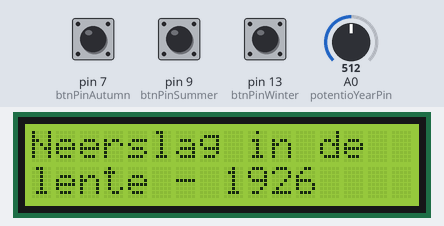
A sketch run on a simulated Arduino Uno, built with avr-gcc and run on an emulated ATmega328P. On the bench: 16×2 character LCD. Inputs (shaded band) come from the test bench; at power-on: pin 7 (btnPinAutumn) HIGH, pin 9 (btnPinSummer) HIGH, pin 13 (btnPinWinter) HIGH, A0 (potentioYearPin) = 512. What the sketch prints to the serial monitor is not drawn.

Above: at 2.1 s.
2.2 s: pin 7 (btnPinAutumn) pulled LOW for 3.2 s
At 5.4 s:
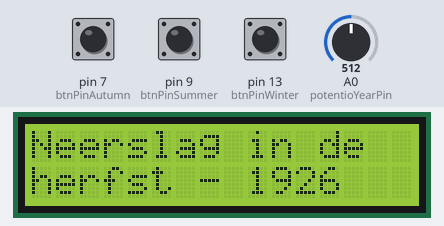
6.9 s: pin 9 (btnPinSummer) pulled LOW for 0.9 s
At 10.0 s:
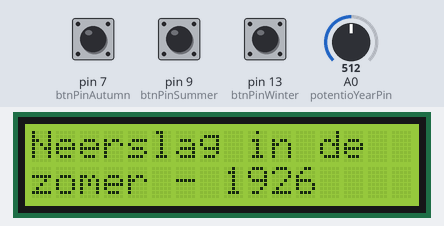
10.7 s: pin 13 (btnPinWinter) pulled LOW for 0.9 s
At 13.5 s:
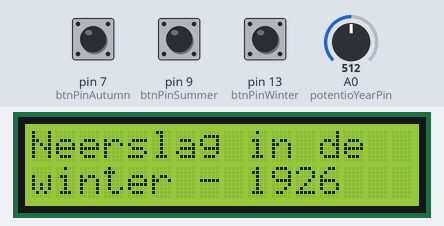
13.8 s: A0 (potentioYearPin) set to 716
At 15.8 s:
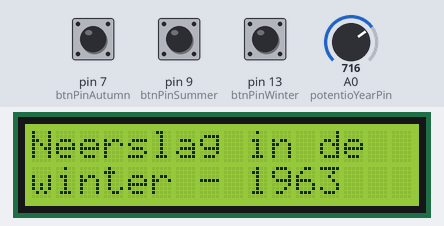
16.8 s: pin 7 (btnPinAutumn) pulled LOW for 0.9 s
At 19.3 s:
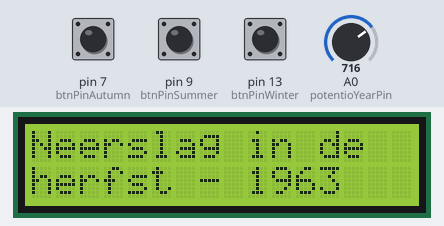
19.9 s: A0 (potentioYearPin) set to 900
At 22.8 s:
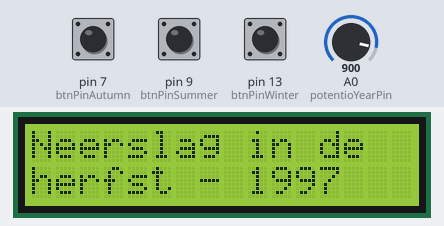
Timing chart, 0 to 24.0 s (numbered marks = the images above; inputs shaded):
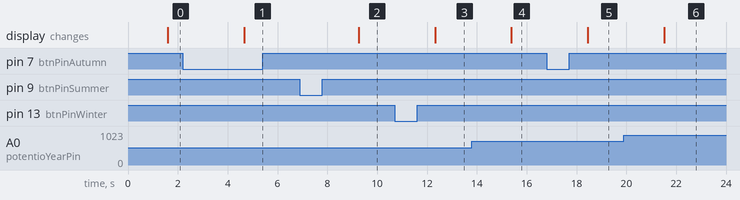

Measured:
- after the input at 2.2 s, the display: changes after 2.5 s (image 1)
- after the input at 6.9 s, the display: changes after 2.4 s (image 2)
- after the input at 10.7 s, the display: changes after 1.6 s (image 3)
- after the input at 13.8 s, the display: changes after 1.6 s (image 4)
- after the input at 16.8 s, the display: changes after 1.7 s (image 5)
- after the input at 19.9 s, the display: changes after 1.6 s (image 6)

The sketch:

02_lcd_with_input.ino
```cpp
#include <Wire.h>
#include <LiquidCrystal_I2C.h> //Only with I2C module
//#include <LiquidCrystal.h> //Without I2C module

// Potentiometer
const int potentioYearPin = A0;

// Buttons - general
const int debounceDelay = 50; // ms
unsigned long lastDebounceTime = 0; //timestamp

// Buttons - pins
const int btnPinWinter = 13;
const int btnPinSpring = 10;
const int btnPinSummer = 9;
const int btnPinAutumn = 7;

// Buttons - previous states
int btnWinterPrevState = HIGH;
int btnSpringPrevState = HIGH;
int btnSummerPrevState = HIGH;
int btnAutumnPrevState = HIGH;

// Data
int year = 0;

String currentSeason = "winter";

/* Pins explained:
 * GND = ground
 * VCC = 5V
 * SDA = data pin = A4
 * SCL = clock = A5
*/

// communication 0x27, 16 characters on 2 lines
LiquidCrystal_I2C lcd(0x27, 16, 2);
// LiquidCrystal lcd(12, 11, 2, 3, 4, 5); //Without I2C module

void setup() {
  Serial.begin(9600);

  pinMode(potentioYearPin, INPUT);

  pinMode(btnWinterPrevState, INPUT);
  //pinMode(btnSpringPrevState, INPUT);
  pinMode(btnSummerPrevState, INPUT);
  pinMode(btnAutumnPrevState, INPUT);

  lcd.begin(); //With I2C module

  //lcd.begin(16, 2); //Without I2C module
  //lcd.clear(); //Without I2C module
}

void loop() {
  // Seasons
  debounceButtons();
}

void debounceButtons(){
  // Buttons - current state
  int btnWinterCurrentState;
  int btnSpringCurrentState;
  int btnSummerCurrentState;
  int btnAutumnCurrentState;

  btnWinterCurrentState = digitalRead(btnPinWinter);
  //btnSpringCurrentState = digitalRead(btnPinSpring);
  btnSummerCurrentState = digitalRead(btnPinSummer);
  btnAutumnCurrentState = digitalRead(btnPinAutumn);

  if ((btnWinterPrevState == HIGH) && (btnWinterCurrentState == LOW)){
    Serial.println("winter");
    currentSeason = "winter";
  }
  else if ((btnSpringPrevState == HIGH) && (btnSpringCurrentState == LOW)){
    currentSeason = "lente";
    Serial.print("lente");
  }
  else if ((btnSummerPrevState == HIGH) && (btnSummerCurrentState == LOW)){
    currentSeason = "zomer";
    Serial.println("zomer");
  }
  else if ((btnAutumnPrevState == HIGH) && (btnAutumnCurrentState == LOW)){
    currentSeason = "herfst";
    Serial.println("herfst");
  }

  //Serial.println(currentSeason);

  // Remember the previous state for next loop()
  btnWinterPrevState = btnWinterCurrentState;
  btnSpringPrevState = btnSpringCurrentState;
  btnSummerPrevState = btnSummerCurrentState;
  btnAutumnPrevState = btnAutumnCurrentState;

  delay(500);
  showData();
}

void showData(){
  //map(value, fromLow, fromHigh, toLow, toHigh)
  year = map(analogRead(potentioYearPin), 0, 1023, 1833, 2020);
  Serial.println(analogRead(potentioYearPin));
  delay(1000);

  if(currentSeason == "lente"){
    lcd.clear();
    lcd.setCursor(0, 0);
    lcd.print("Neerslag in de ");

    lcd.setCursor(0, 1);
    lcd.print(currentSeason);

    lcd.setCursor(5, 1);
    lcd.print(" - ");
    lcd.setCursor(8, 1);
    lcd.print(year);
  }
  else if(currentSeason == "zomer"){
    lcd.clear();
    lcd.setCursor(0, 0);
    lcd.print("Neerslag in de ");

    lcd.setCursor(0, 1);
    lcd.print(currentSeason);

    lcd.setCursor(5, 1);
    lcd.print(" - ");
    lcd.setCursor(8, 1);
    lcd.print(year);
  }
  else if(currentSeason == "herfst"){
    lcd.clear();
    lcd.setCursor(0, 0);
    lcd.print("Neerslag in de ");

    lcd.setCursor(0, 1);
    lcd.print(currentSeason);

    lcd.setCursor(6, 1);
    lcd.print(" - ");
    lcd.setCursor(9, 1);
    lcd.print(year);
  }
  else if(currentSeason == "winter"){
    lcd.clear();
    lcd.setCursor(0, 0);
    lcd.print("Neerslag in de ");

    lcd.setCursor(0, 1);
    lcd.print(currentSeason);

    lcd.setCursor(6, 1);
    lcd.print(" - ");
    lcd.setCursor(9, 1);
    lcd.print(year);
  }
}
```
